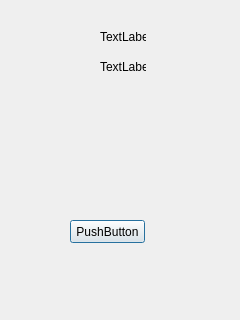
<?xml version="1.0" encoding="UTF-8"?>
<ui version="4.0">
 <class>About</class>
 <widget class="QDialog" name="About">
  <property name="geometry">
   <rect>
    <x>0</x>
    <y>0</y>
    <width>240</width>
    <height>320</height>
   </rect>
  </property>
  <property name="windowTitle">
   <string>Dialog</string>
  </property>
  <widget class="QPushButton" name="pushButton">
   <property name="geometry">
    <rect>
     <x>70</x>
     <y>220</y>
     <width>75</width>
     <height>23</height>
    </rect>
   </property>
   <property name="text">
    <string>PushButton</string>
   </property>
  </widget>
  <widget class="QLabel" name="label">
   <property name="geometry">
    <rect>
     <x>100</x>
     <y>60</y>
     <width>46</width>
     <height>13</height>
    </rect>
   </property>
   <property name="text">
    <string>TextLabel</string>
   </property>
  </widget>
  <widget class="QLabel" name="label_2">
   <property name="geometry">
    <rect>
     <x>100</x>
     <y>30</y>
     <width>46</width>
     <height>13</height>
    </rect>
   </property>
   <property name="text">
    <string>TextLabel</string>
   </property>
  </widget>
 </widget>
 <resources/>
 <connections>
  <connection>
   <sender>pushButton</sender>
   <signal>clicked()</signal>
   <receiver>About</receiver>
   <slot>close()</slot>
   <hints>
    <hint type="sourcelabel">
     <x>111</x>
     <y>235</y>
    </hint>
    <hint type="destinationlabel">
     <x>115</x>
     <y>163</y>
    </hint>
   </hints>
  </connection>
 </connections>
</ui>
